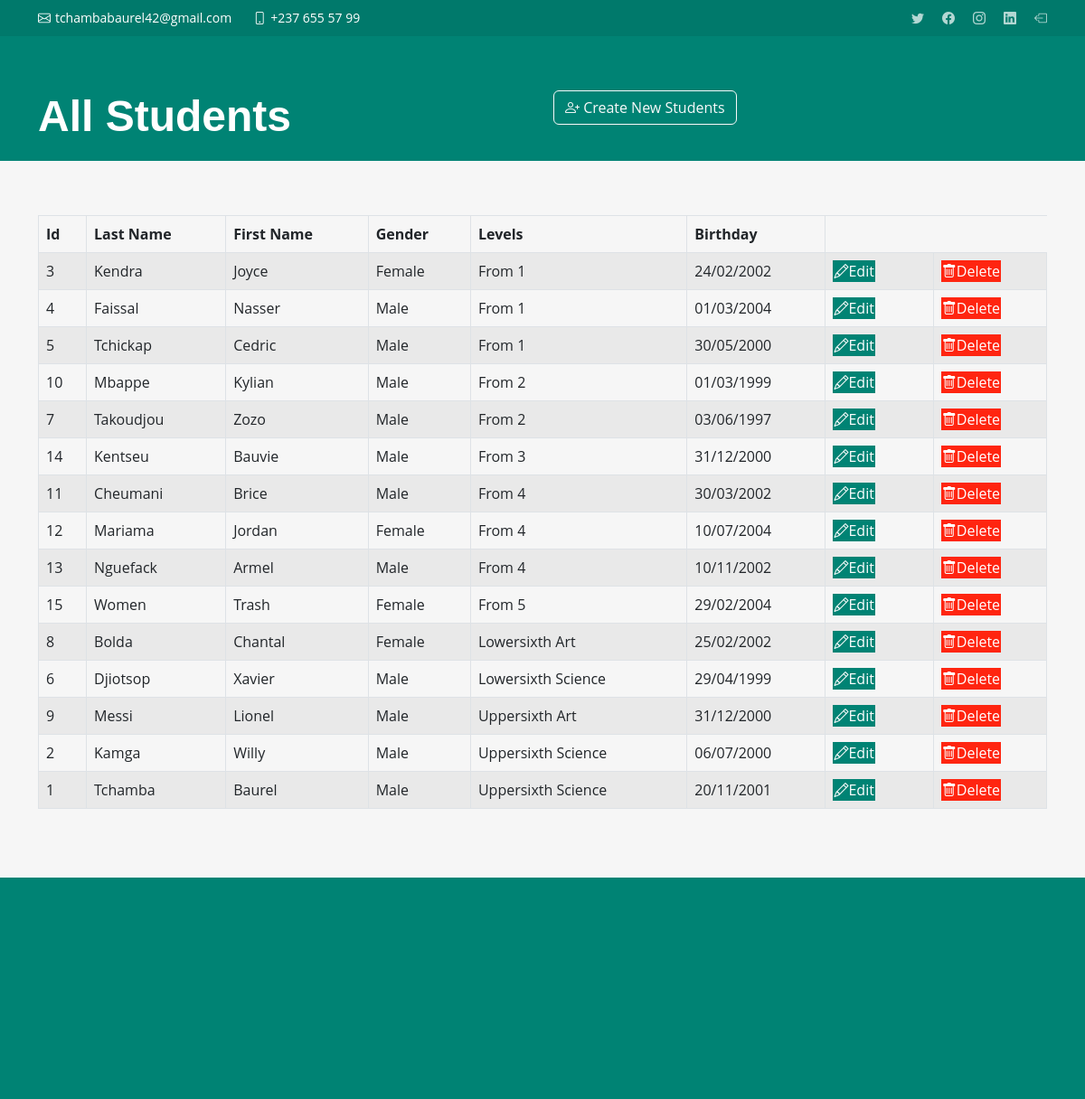
Screenshot of /Php/students.php with the database file from the repository.
### tables this page shows
CREATE TABLE `student` (
  `Id` int(11) NOT NULL,
  `Pseudo` varchar(20) NOT NULL,
  `Last_Name` varchar(50) NOT NULL,
  `First_Name` varchar(50) NOT NULL,
  `Gender` varchar(7) NOT NULL,
  `Levels` varchar(20) NOT NULL,
  `Birthday` varchar(11) NOT NULL,
  `Pwd` varchar(255) NOT NULL
);

### Php/students.php (the view, shortened to what this page needs)
<!DOCTYPE html>
<html lang="en">
<head>
  <link href="../Impact/assets/vendor/bootstrap/css/bootstrap.min.css" rel="stylesheet">
  <link href="../Impact/assets/vendor/bootstrap-icons/bootstrap-icons.css" rel="stylesheet">
  <link href="../Impact/assets/vendor/aos/aos.css" rel="stylesheet">
  <link href="../Impact/assets/vendor/glightbox/css/glightbox.min.css" rel="stylesheet">
  <link href="../Impact/assets/vendor/swiper/swiper-bundle.min.css" rel="stylesheet">
  <link href="../bootstrap/css/css.css" rel="stylesheet">
  <link href="../Impact/assets/css/main.css" rel="stylesheet">
</head>
<body>
  <section id="topbar" class="topbar d-flex align-items-center">
    <div class="container d-flex justify-content-center justify-content-md-between">
      <div class="contact-info d-flex align-items-center">
        <i class="bi bi-envelope d-flex align-items-center"><a href="mailto:contact@example.com">tchambabaurel42@gmail.com</a></i>
        <i class="bi bi-phone d-flex align-items-center ms-4"><span>+237 655 57 99</span></i>
      </div>
      <div class="social-links d-none d-md-flex align-items-center">
        <a href="#" class="twitter"><i class="bi bi-twitter"></i></a>
        <a href="#" class="facebook"><i class="bi bi-facebook"></i></a>
        <a href="#" class="instagram"><i class="bi bi-instagram"></i></a>
        <a href="#" class="linkedin"><i class="bi bi-linkedin"></i></i></a>
        <a href="index.php" class="logOut"><i class="bi bi-box-arrow-left" title="Log Out" ></i></i></a>
      </div>
    </div>
  </section>
  <section id="hero" class="hero">
    <div class="container position-relative">
      <div class="row gy-5" data-aos="fade-in">
        <div class="col-lg-6 order-2 order-lg-1 d-flex flex-column justify-content-center text-center text-lg-start">
          <h2>All Students</h2>
        </div>
        <div class="col-lg-6 order-1 order-lg-2">
          <a class="btn btn-outline-light" href='registration.php'>
            <span class="bi bi-person-plus">  Create New Students</span>
          </a>
        </div>
      </div>
    </div>
    <section id="recent-posts" class="recent-posts sections-bg">
      <div class="container" data-aos="fade-up">
      <?php
require_once "config.php";
                    $sql = "SELECT * FROM student ORDER BY Levels ASC";
                    if($result = mysqli_query($link, $sql)){
                        if(mysqli_num_rows($result) > 0){
                            echo '<table class="table table-bordered table-striped">';
                                echo "<thead>";
                                    echo "<tr>";
                                        echo "<th>Id</th>";
                                        echo "<th>Last Name</th>";
                                        echo "<th>First Name</th>";
                                        echo "<th>Gender</th>";
                                        echo "<th>Levels</th>";
                                        echo "<th>Birthday</th>";
                                    echo "</tr>";
                                echo "</thead>";
                                echo "<tbody>";
                                while($row = mysqli_fetch_array($result)){
                                    echo "<tr>";
                                        echo "<td>" . $row['Id'] . "</td>";
                                        echo "<td>" . $row['Last_Name'] . "</td>";
                                        echo "<td>" . $row['First_Name'] . "</td>";
                                        echo "<td>" . $row['Gender'] . "</td>";
                                        echo "<td>" . $row['Levels'] . "</td>";
                                        echo "<td>" . $row['Birthday'] . "</td>";
                                        echo "<td>";
                                            echo '<a href="S_update.php?id='. $row['Id'] .'" class="me-3" ><span class="bi bi-pencil" id="edit">Edit</span></a>';
                                        echo "</td>";
                                          echo "<td>";
                                            echo '<a href="deleteStudent.php?id='. $row['Id'] .'" ><span class="bi bi-trash" id="delete">Delete</span></a>';
                                        echo "</td>";
                                    echo "</tr>";
                                }
                                echo "</tbody>";
                            echo "</table>";
                        } else{
                            echo '<div class="alert alert-danger"><em>Zero Value</em></div>';
                        }
                    } else{
                        echo "Oops! An error has occurred.";
                    }
                    ?>
      </div>
    </section>
    <section id="contact" class="contact">
    </section>
  <footer id="footer" class="footer">
    <div class="container">
      <div class="row gy-4">
        <div class="col-lg-5 col-md-12 footer-info">
        </div>
        </div>
      </div>
  </footer>
</body>
</html>

### Impact/assets/css/main.css (style rules this page uses)
:root { --font-default: "Open Sans", system-ui, -apple-system, "Segoe UI", Roboto, "Helvetica Neue", Arial, "Noto Sans", "Liberation Sans", sans-serif, "Apple Color Emoji", "Segoe UI Emoji", "Segoe UI Symbol", "Noto Color Emoji"; --font-primary: "Montserrat", sans-serif; --font-secondary: "Poppins", sans-serif; }
:root { --color-default: #222222; --color-primary: #008374; --color-secondary: #f85a40; }
:root { scroll-behavior: smooth; }
body { font-family: var(--font-default); color: var(--color-default); }
a { color: var(--color-primary); text-decoration: none; }
h1, h2, h3, h4, h5, h6 { font-family: var(--font-primary); }
section { padding: 60px 0; overflow: hidden; }
.sections-bg { background-color: #f6f6f6; }
.topbar { background: #00796b; height: 40px; font-size: 14px; transition: all 0.5s; color: #fff; padding: 0; }
.topbar .contact-info i { font-style: normal; color: #fff; line-height: 0; }
.topbar .contact-info i a, .topbar .contact-info i span { padding-left: 5px; color: #fff; }
.topbar .contact-info i a { line-height: 0; transition: 0.3s; }
.topbar .social-links a { color: rgba(255, 255, 255, 0.7); line-height: 0; transition: 0.3s; margin-left: 20px; }
section { scroll-margin-top: 70px; }
.hero { width: 100%; position: relative; background: var(--color-primary); padding: 60px 0 0 0; }
.hero h2 { font-size: 48px; font-weight: 700; margin-bottom: 20px; color: #fff; }
.footer { font-size: 14px; background-color: var(--color-primary); padding: 50px 0; color: white; }

### rows the page displays
student: Id "3", Last_Name "Kendra", First_Name "Joyce", Gender "Female", Levels "From 1", Birthday "24/02/2002"
student: Id "4", Last_Name "Faissal", First_Name "Nasser", Gender "Male", Levels "From 1", Birthday "01/03/2004"
student: Id "5", Last_Name "Tchickap", First_Name "Cedric", Gender "Male", Levels "From 1", Birthday "30/05/2000"
student: Id "10", Last_Name "Mbappe", First_Name "Kylian", Gender "Male", Levels "From 2", Birthday "01/03/1999"
student: Id "7", Last_Name "Takoudjou", First_Name "Zozo", Gender "Male", Levels "From 2", Birthday "03/06/1997"
student: Id "14", Last_Name "Kentseu", First_Name "Bauvie", Gender "Male", Levels "From 3", Birthday "31/12/2000"
student: Id "11", Last_Name "Cheumani", First_Name "Brice", Gender "Male", Levels "From 4", Birthday "30/03/2002"
student: Id "12", Last_Name "Mariama", First_Name "Jordan", Gender "Female", Levels "From 4", Birthday "10/07/2004"
student: Id "13", Last_Name "Nguefack", First_Name "Armel", Gender "Male", Levels "From 4", Birthday "10/11/2002"
student: Id "15", Last_Name "Women", First_Name "Trash", Gender "Female", Levels "From 5", Birthday "29/02/2004"
student: Id "8", Last_Name "Bolda", First_Name "Chantal", Gender "Female", Levels "Lowersixth Art", Birthday "25/02/2002"
student: Id "6", Last_Name "Djiotsop", First_Name "Xavier", Gender "Male", Levels "Lowersixth Science", Birthday "29/04/1999"
student: Id "9", Last_Name "Messi", First_Name "Lionel", Gender "Male", Levels "Uppersixth Art", Birthday "31/12/2000"
student: Id "2", Last_Name "Kamga", First_Name "Willy", Gender "Male", Levels "Uppersixth Science", Birthday "06/07/2000"
student: Id "1", Last_Name "Tchamba", First_Name "Baurel", Gender "Male", Levels "Uppersixth Science", Birthday "20/11/2001"
